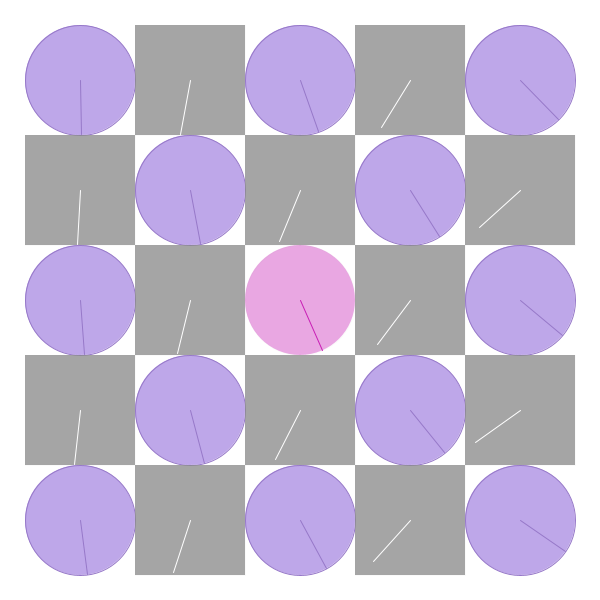
Frame 1 (no input)
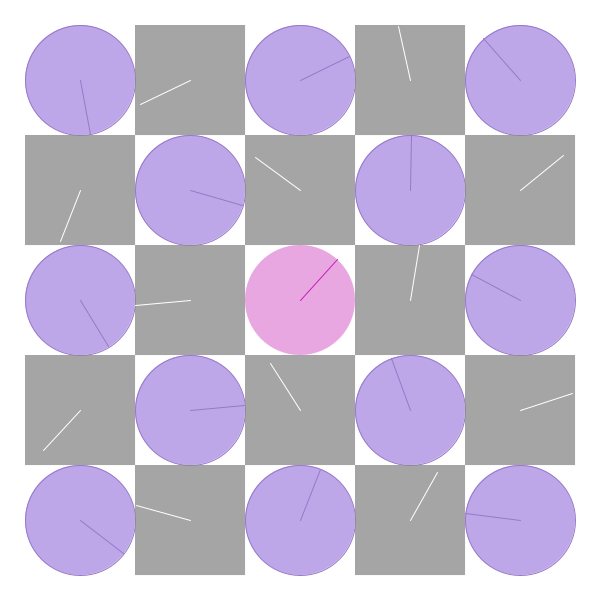
Frame 60 (the mouse pressed at the canvas centre just before this capture)
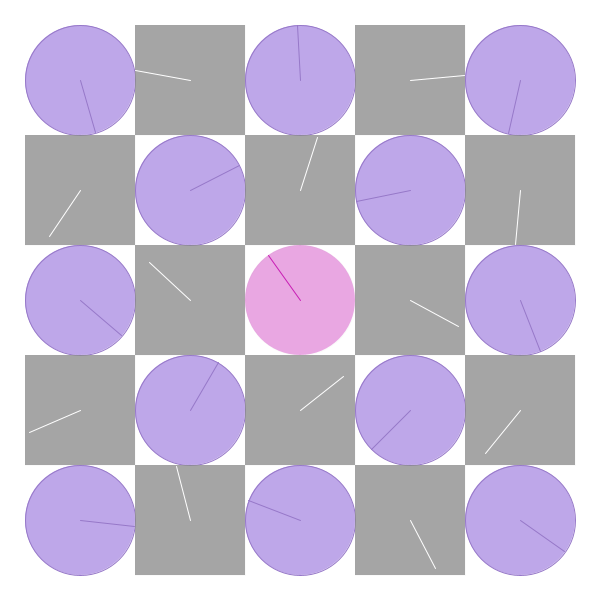
Frame 120 (the mouse held since frame 60 and released just before this capture)

The Processing sketch that drew these frames (run headless with seeded random() and noise(); from frame 60 on, the mouse is pressed at the canvas centre):

// Processing sketch: processing_151697
// ── processing_151697.pde

/*
 * Creative Coding
 * Week 2, 04 - The Clocks
 * by Indae Hwang and Jon McCormack
 * amended by K Vickery
 * Copyright (c) 2014 Monash University
 *
 * This program draws a grid of circular and square "clocks", whose hands move according to the elasped time.
 * The higher the clock number the faster it moves, the first clock takes 1 min to go all the way around.
 * The function "movingCircle" and moving circle 2 is used to draw each clock. Moving circle 3 draws the middle clock in a different colour.
 *  It is passed the position, size and hand angle
 * as arguments.
 * 
 */

void setup() {
  size(600, 600);
  background(255);
  rectMode(CENTER);
  noStroke();
}


void draw() {
  background(255);
  noStroke();

  int num = 5;
  int margin = 80;

  float gutter = 0; //distance between each cell
  float cellsize = ( width - (2 * margin) - gutter * (num - 1) ) / (num - 1);

  int circleNumber = 0; // counter

  for (int i=0; i<num; i++) {
    for (int j=0; j<num; j++) {
      ++circleNumber;

      float tx = margin + cellsize * i + gutter * i;
      float ty = margin + cellsize * j + gutter * j;
       
        if ( circleNumber ==num+8){
        movingCircle3(tx, ty, cellsize, circleNumber * TWO_PI * millis() / 60000.0);
    }
        else if (circleNumber % 2 !=0 ){
        
      movingCircle(tx, ty, cellsize, circleNumber * TWO_PI * millis() / 60000.0);
    }
    
      else     
      movingCircle2(tx, ty, cellsize, circleNumber * TWO_PI * millis() / 60000.0);
    }
    
  }
}//end of draw 


void movingCircle(float x, float y, float size, float angle) {

  // calculate endpoint of the line
  float tempX = x + (size / 2) * sin(angle);
  float tempY = y + (size / 2) * cos(angle);

  stroke(150,120,200);
  strokeWeight(1);
  fill(88,30,198,100);
  ellipse(x, y, size, size); // lilac circle

  stroke(150,120,200);
  line(x, y, tempX, tempY); // purple line
  
}
void movingCircle2(float x, float y, float size, float angle) {
  // calculate endpoint of the line
  float tempX = x - (size / 2) * sin(angle);
  float tempY = y + (size / 2) * cos(angle);

  stroke(140,10);
  strokeWeight(1);
  fill(140,200);
 rect(x, y, size, size); // circle2 ie square

  stroke(255);
  line(x, y, tempX, tempY); // white line
}
void movingCircle3(float x, float y, float size, float angle) {
  // calculate endpoint of the line
  float tempX = x + (size / 2) * sin(angle);
  float tempY = y + (size / 2) * cos(angle);

  stroke(140,10);
  strokeWeight(1);
  fill(200,30,180,100);
ellipse(x, y, size, size); // circle3 

  stroke(200,30,180);
  line(x, y, tempX, tempY); // pink line
}
